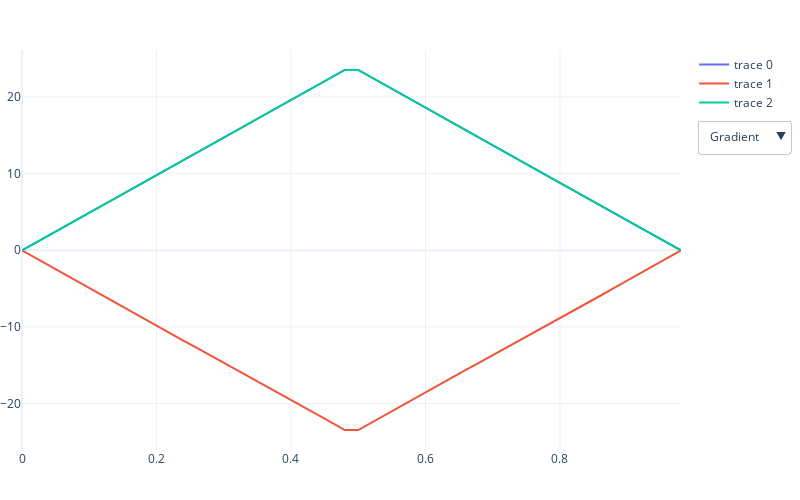

The cell this chart's notebook holds for it:
### Markdown cell above
### Old code

### Code cell
eddy_range = [1e-3,120,1000]
diffmode = 0
if params['mode'][:4] == 'diff':
    diffmode = 1
Naxis = params.get('Naxis', 1)
TE = params['TE']
T_readout = params['T_readout']
tINV = TE/2.0

dt = (TE-T_readout) * 1.0e-3 / G.shape[1]
tt = np.arange(G.shape[1]) * dt * 1e3

bval = get_bval(G, params)
blabel = '    b-value = %.0f $mm^{2}/s$' % bval

fig = go.Figure()

# if diffmode > 1:
#     axarr[i_row, i_col].axvline(tINV, linestyle='--', color='0.7')

# Gradient
for i in range(Naxis):
    fig.add_trace(go.Scatter(x=tt, y=G[i]*1000))

# Slew
for i in range(Naxis):
    fig.add_trace(go.Scatter(x=tt[:-1], y=np.diff(G[i])/dt, visible=False))

# Moments
mm = get_moment_plots(G, T_readout, dt, diffmode)
for i in range(3):
    if diffmode == 1:
        mmt = mm[i]/np.abs(mm[i]).max()
    if diffmode == 0:   
        if i == 0:
            mmt = mm[i]*1e6
        if i == 1:
            mmt = mm[i]*1e9
        if i == 2:
            mmt = mm[i]*1e12
    fig.add_trace(go.Scatter(x=tt, y=mmt, visible=False))

# Eddy
eddy_range = [1e-3,120,1000]
all_lam = np.linspace(eddy_range[0],eddy_range[1],eddy_range[2])
all_e = []
for lam in all_lam:
    lam = lam * 1.0e-3
    r = np.diff(np.exp(-np.arange(G[0].size+1)*dt/lam))[::-1]  # TODO: 3-axis case, right now just assumes 1 axis
    all_e.append(100*r@G[0])
fig.add_trace(go.Scatter(x=all_lam, y=all_e, visible=False))

eddy_lines = []
eddy_draw = []
for e in eddy_lines:
    eddy_draw.append(dict(type="line",
        x0=e, x1=e, y0=-1, y1=0,
        line=dict(color="#D64B4B",
            width=1,
            dash="dot")))
eddy_draw.append({"type":"line", "x0":0, "x1":120, "y0":0, "y1":0, "line":{"color":"#777777", "width":1, "dash":"dash"}})
 
# PNS
pns_lines = [{"type":"line", "x0":0, "x1":1, "y0":1, "y1":1, "line":{"color":"#D64B4B", "width":1, "dash":"dot"}}]
pns = np.abs(get_stim(G, dt))
fig.add_trace(go.Scatter(x=tt[:-1], y=pns, visible=False))

# Layout
fig.update_layout(width=800,
    height=500,
    autosize=False,
    margin=dict(t=50, b=50, l=0, r=50),
    template="plotly_white",
    updatemenus=[
    dict(active = 0,
        direction="down",
        pad={"r": 10, "t": 10},
        showactive=True,
        x=1.025,
        xanchor="left",
        y=.85,
        yanchor="top",
        buttons=[
            dict(label = "Gradient",
                 method = "update",
                 args = [{"visible": [True if x < Naxis else False for x in range(11)],
                         "shapes":[],
                         'xaxis': {'title': "test"}}]),
            dict(label = "Slew",
                 method = "update",
                 args = [{"visible": [True if x >= Naxis and x < 2*Naxis else False for x in range(11)],
                         "shapes":[],
                         'xaxis': {'title': "test"}}]),
            dict(label = "Moments",
                 method = "update",
                 args = [{"visible": [True if x >= 2*Naxis and x < 2*Naxis+3 else False for x in range(11)],
                         "shapes":[],
                         'xaxis': {'title': "test"}}]),
            dict(label = "Eddy",
                 method = "update",
                 args = [{"visible": [True if x == 2*Naxis+3 else False for x in range(11)],
                         "shapes":eddy_draw,
                         'xaxis': {'title': "test"}}]),
            dict(label = "PNS",
                 method = "update",
                 args = [{"visible": [True if x > 2*Naxis+3 else False for x in range(11)],
                         "shapes":pns_lines,
                         'xaxis': {'title': "test"}}])
            ])])

### Figure 1 — Plotly figure (JSON) as saved in the notebook; plotly's stock layout.template omitted (floating-point values rounded to 4 significant figures; data arrays with more than 128 entries replaced by an {"elided": "..."} marker saying what was removed)
{"data": [{"type": "scatter", "x": [0, 0.02, 0.04, 0.06, 0.08, 0.1, 0.12, 0.14, 0.16, 0.18, 0.2, 0.22, 0.24, 0.26, 0.28, 0.3, 0.32, 0.34, 0.36, 0.38, 0.4, 0.42, 0.44, 0.46, 0.48, 0.5, 0.52, 0.54, 0.56, 0.58, 0.6, 0.62, 0.64, 0.66, 0.68, 0.7, 0.72, 0.74, 0.76, 0.78, 0.8, 0.82, 0.84, 0.86, 0.88, 0.9, 0.92, 0.94, 0.96, 0.98], "y": [0, 0.9751, 1.951, 2.928, 3.905, 4.883, 5.862, 6.842, 7.822, 8.802, 9.782, 10.76, 11.74, 12.72, 13.69, 14.67, 15.65, 16.63, 17.6, 18.58, 19.57, 20.55, 21.53, 22.52, 23.51, 23.51, 22.52, 21.53, 20.55, 19.57, 18.58, 17.6, 16.63, 15.65, 14.67, 13.69, 12.72, 11.74, 10.76, 9.782, 8.802, 7.822, 6.842, 5.862, 4.883, 3.905, 2.928, 1.951, 0.9751, 0]}, {"type": "scatter", "x": [0, 0.02, 0.04, 0.06, 0.08, 0.1, 0.12, 0.14, 0.16, 0.18, 0.2, 0.22, 0.24, 0.26, 0.28, 0.3, 0.32, 0.34, 0.36, 0.38, 0.4, 0.42, 0.44, 0.46, 0.48, 0.5, 0.52, 0.54, 0.56, 0.58, 0.6, 0.62, 0.64, 0.66, 0.68, 0.7, 0.72, 0.74, 0.76, 0.78, 0.8, 0.82, 0.84, 0.86, 0.88, 0.9, 0.92, 0.94, 0.96, 0.98], "y": [0, -0.9904, -1.98, -2.97, -3.958, -4.945, -5.93, -6.913, -7.892, -8.868, -9.84, -10.81, -11.77, -12.73, -13.69, -14.65, -15.61, -16.57, -17.54, -18.51, -19.49, -20.47, -21.46, -22.45, -23.44, -23.44, -22.45, -21.46, -20.47, -19.49, -18.51, -17.54, -16.57, -15.61, -14.65, -13.69, -12.73, -11.77, -10.81, -9.84, -8.868, -7.892, -6.913, -5.93, -4.945, -3.958, -2.97, -1.98, -0.9904, 0]}, {"type": "scatter", "x": [0, 0.02, 0.04, 0.06, 0.08, 0.1, 0.12, 0.14, 0.16, 0.18, 0.2, 0.22, 0.24, 0.26, 0.28, 0.3, 0.32, 0.34, 0.36, 0.38, 0.4, 0.42, 0.44, 0.46, 0.48, 0.5, 0.52, 0.54, 0.56, 0.58, 0.6, 0.62, 0.64, 0.66, 0.68, 0.7, 0.72, 0.74, 0.76, 0.78, 0.8, 0.82, 0.84, 0.86, 0.88, 0.9, 0.92, 0.94, 0.96, 0.98], "y": [0, 0.9751, 1.951, 2.928, 3.905, 4.883, 5.862, 6.842, 7.822, 8.802, 9.782, 10.76, 11.74, 12.72, 13.69, 14.67, 15.65, 16.63, 17.6, 18.58, 19.57, 20.55, 21.53, 22.52, 23.51, 23.51, 22.52, 21.53, 20.55, 19.57, 18.58, 17.6, 16.63, 15.65, 14.67, 13.69, 12.72, 11.74, 10.76, 9.782, 8.802, 7.822, 6.842, 5.862, 4.883, 3.905, 2.928, 1.951, 0.9751, 0]}, {"type": "scatter", "visible": false, "x": [0, 0.02, 0.04, 0.06, 0.08, 0.1, 0.12, 0.14, 0.16, 0.18, 0.2, 0.22, 0.24, 0.26, 0.28, 0.3, 0.32, 0.34, 0.36, 0.38, 0.4, 0.42, 0.44, 0.46, 0.48, 0.5, 0.52, 0.54, 0.56, 0.58, 0.6, 0.62, 0.64, 0.66, 0.68, 0.7, 0.72, 0.74, 0.76, 0.78, 0.8, 0.82, 0.84, 0.86, 0.88, 0.9, 0.92, 0.94, 0.96], "y": [48.76, 48.79, 48.83, 48.88, 48.92, 48.95, 48.98, 48.99, 49.0, 48.98, 48.96, 48.93, 48.9, 48.87, 48.85, 48.85, 48.87, 48.92, 48.99, 49.08, 49.18, 49.27, 49.36, 49.43, 0, -49.43, -49.36, -49.27, -49.18, -49.08, -48.99, -48.92, -48.87, -48.85, -48.85, -48.87, -48.9, -48.93, -48.96, -48.98, -49.0, -48.99, -48.98, -48.95, -48.92, -48.88, -48.83, -48.79, -48.76]}, {"type": "scatter", "visible": false, "x": [0, 0.02, 0.04, 0.06, 0.08, 0.1, 0.12, 0.14, 0.16, 0.18, 0.2, 0.22, 0.24, 0.26, 0.28, 0.3, 0.32, 0.34, 0.36, 0.38, 0.4, 0.42, 0.44, 0.46, 0.48, 0.5, 0.52, 0.54, 0.56, 0.58, 0.6, 0.62, 0.64, 0.66, 0.68, 0.7, 0.72, 0.74, 0.76, 0.78, 0.8, 0.82, 0.84, 0.86, 0.88, 0.9, 0.92, 0.94, 0.96], "y": [-49.52, -49.5, -49.47, -49.42, -49.35, -49.25, -49.13, -48.97, -48.8, -48.6, -48.4, -48.21, -48.05, -47.94, -47.9, -47.95, -48.1, -48.33, -48.61, -48.9, -49.16, -49.35, -49.47, -49.51, 0, 49.51, 49.47, 49.35, 49.16, 48.9, 48.61, 48.33, 48.1, 47.95, 47.9, 47.94, 48.05, 48.21, 48.4, 48.6, 48.8, 48.97, 49.13, 49.25, 49.35, 49.42, 49.47, 49.5, 49.52]}, {"type": "scatter", "visible": false, "x": [0, 0.02, 0.04, 0.06, 0.08, 0.1, 0.12, 0.14, 0.16, 0.18, 0.2, 0.22, 0.24, 0.26, 0.28, 0.3, 0.32, 0.34, 0.36, 0.38, 0.4, 0.42, 0.44, 0.46, 0.48, 0.5, 0.52, 0.54, 0.56, 0.58, 0.6, 0.62, 0.64, 0.66, 0.68, 0.7, 0.72, 0.74, 0.76, 0.78, 0.8, 0.82, 0.84, 0.86, 0.88, 0.9, 0.92, 0.94, 0.96], "y": [48.76, 48.79, 48.83, 48.88, 48.92, 48.95, 48.98, 48.99, 49.0, 48.98, 48.96, 48.93, 48.9, 48.87, 48.85, 48.85, 48.87, 48.92, 48.99, 49.08, 49.18, 49.27, 49.36, 49.43, 0, -49.43, -49.36, -49.27, -49.18, -49.08, -48.99, -48.92, -48.87, -48.85, -48.85, -48.87, -48.9, -48.93, -48.96, -48.98, -49.0, -48.99, -48.98, -48.95, -48.92, -48.88, -48.83, -48.79, -48.76]}, {"type": "scatter", "visible": false, "x": [0, 0.02, 0.04, 0.06, 0.08, 0.1, 0.12, 0.14, 0.16, 0.18, 0.2, 0.22, 0.24, 0.26, 0.28, 0.3, 0.32, 0.34, 0.36, 0.38, 0.4, 0.42, 0.44, 0.46, 0.48, 0.5, 0.52, 0.54, 0.56, 0.58, 0.6, 0.62, 0.64, 0.66, 0.68, 0.7, 0.72, 0.74, 0.76, 0.78, 0.8, 0.82, 0.84, 0.86, 0.88, 0.9, 0.92, 0.94, 0.96, 0.98], "y": [0, 0.0195, 0.05852, 0.1171, 0.1952, 0.2928, 0.4101, 0.5469, 0.7034, 0.8794, 1.075, 1.29, 1.525, 1.779, 2.053, 2.347, 2.66, 2.992, 3.344, 3.716, 4.107, 4.518, 4.949, 5.399, 5.87, 6.34, 6.79, 7.221, 7.632, 8.023, 8.395, 8.747, 9.08, 9.393, 9.686, 9.96, 10.21, 10.45, 10.66, 10.86, 11.04, 11.19, 11.33, 11.45, 11.54, 11.62, 11.68, 11.72, 11.74, 11.74]}, {"type": "scatter", "visible": false, "x": [0, 0.02, 0.04, 0.06, 0.08, 0.1, 0.12, 0.14, 0.16, 0.18, 0.2, 0.22, 0.24, 0.26, 0.28, 0.3, 0.32, 0.34, 0.36, 0.38, 0.4, 0.42, 0.44, 0.46, 0.48, 0.5, 0.52, 0.54, 0.56, 0.58, 0.6, 0.62, 0.64, 0.66, 0.68, 0.7, 0.72, 0.74, 0.76, 0.78, 0.8, 0.82, 0.84, 0.86, 0.88, 0.9, 0.92, 0.94, 0.96, 0.98], "y": [0, 0.00039, 0.001951, 0.005464, 0.01171, 0.02148, 0.03555, 0.05471, 0.07974, 0.1114, 0.1505, 0.1979, 0.2542, 0.3204, 0.3971, 0.4851, 0.5852, 0.6983, 0.8251, 0.9663, 1.123, 1.295, 1.485, 1.692, 1.918, 2.153, 2.387, 2.62, 2.85, 3.077, 3.3, 3.518, 3.731, 3.938, 4.137, 4.329, 4.512, 4.686, 4.849, 5.002, 5.143, 5.271, 5.386, 5.487, 5.573, 5.643, 5.697, 5.734, 5.752, 5.752]}, {"type": "scatter", "visible": false, "x": [0, 0.02, 0.04, 0.06, 0.08, 0.1, 0.12, 0.14, 0.16, 0.18, 0.2, 0.22, 0.24, 0.26, 0.28, 0.3, 0.32, 0.34, 0.36, 0.38, 0.4, 0.42, 0.44, 0.46, 0.48, 0.5, 0.52, 0.54, 0.56, 0.58, 0.6, 0.62, 0.64, 0.66, 0.68, 0.7, 0.72, 0.74, 0.76, 0.78, 0.8, 0.82, 0.84, 0.86, 0.88, 0.9, 0.92, 0.94, 0.96, 0.98], "y": [0, 7.801e-06, 7.023e-05, 0.000281, 0.0007809, 0.001758, 0.003446, 0.006128, 0.01013, 0.01584, 0.02366, 0.03408, 0.0476, 0.0648, 0.08627, 0.1127, 0.1447, 0.1832, 0.2288, 0.2825, 0.3451, 0.4176, 0.501, 0.5963, 0.7046, 0.8222, 0.944, 1.07, 1.198, 1.33, 1.464, 1.599, 1.735, 1.872, 2.007, 2.142, 2.273, 2.402, 2.526, 2.645, 2.758, 2.863, 2.96, 3.047, 3.122, 3.185, 3.235, 3.269, 3.287, 3.287]}, {"type": "scatter", "visible": false, "x": {"elided": "1000 float values"}, "y": {"elided": "1000 float values"}}, {"type": "scatter", "visible": false, "x": [0, 0.02, 0.04, 0.06, 0.08, 0.1, 0.12, 0.14, 0.16, 0.18, 0.2, 0.22, 0.24, 0.26, 0.28, 0.3, 0.32, 0.34, 0.36, 0.38, 0.4, 0.42, 0.44, 0.46, 0.48, 0.5, 0.52, 0.54, 0.56, 0.58, 0.6, 0.62, 0.64, 0.66, 0.68, 0.7, 0.72, 0.74, 0.76, 0.78, 0.8, 0.82, 0.84, 0.86, 0.88, 0.9, 0.92, 0.94, 0.96], "y": [0.08472, 0.1602, 0.2278, 0.2887, 0.344, 0.3942, 0.44, 0.482, 0.5206, 0.5561, 0.5889, 0.6192, 0.6473, 0.6735, 0.6979, 0.721, 0.7427, 0.7634, 0.7831, 0.802, 0.8201, 0.8375, 0.8541, 0.8699, 0.7994, 0.6521, 0.5214, 0.405, 0.3007, 0.2069, 0.1221, 0.04519, 0.0249, 0.08907, 0.1481, 0.2026, 0.2531, 0.3001, 0.3439, 0.3849, 0.4233, 0.4593, 0.4931, 0.5249, 0.5548, 0.583, 0.6096, 0.6346, 0.6583]}], "layout": {"autosize": false, "height": 500, "margin": {"b": 50, "l": 0, "r": 50, "t": 50}, "updatemenus": [{"active": 0, "buttons": [{"args": [{"shapes": [], "visible": [true, true, true, false, false, false, false, false, false, false, false]}], "label": "Gradient", "method": "update"}, {"args": [{"shapes": [], "visible": [false, false, false, true, true, true, false, false, false, false, false], "xaxis": {"title": "test"}}], "label": "Slew", "method": "update"}, {"args": [{"shapes": [], "visible": [false, false, false, false, false, false, true, true, true, false, false]}], "label": "Moments", "method": "update"}, {"args": [{"shapes": [{"line": {"color": "#777777", "dash": "dash", "width": 1}, "type": "line", "x0": 0, "x1": 120, "y0": 0, "y1": 0}], "visible": [false, false, false, false, false, false, false, false, false, true, false]}], "label": "Eddy", "method": "update"}, {"args": [{"shapes": [{"line": {"color": "#D64B4B", "dash": "dot", "width": 1}, "type": "line", "x0": 0, "x1": 1, "y0": 1, "y1": 1}], "visible": [false, false, false, false, false, false, false, false, false, false, true]}], "label": "PNS", "method": "update"}], "direction": "down", "pad": {"r": 10, "t": 10}, "showactive": true, "x": 1.025, "xanchor": "left", "y": 0.85, "yanchor": "top"}], "width": 800}}
